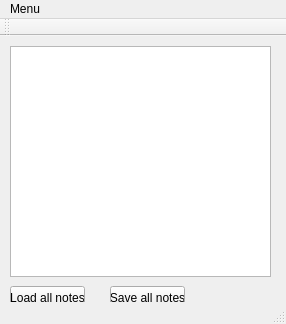
<?xml version="1.0" encoding="UTF-8"?>
<ui version="4.0">
 <class>MainWindowClass</class>
 <widget class="QMainWindow" name="MainWindowClass">
  <property name="geometry">
   <rect>
    <x>0</x>
    <y>0</y>
    <width>286</width>
    <height>324</height>
   </rect>
  </property>
  <property name="sizePolicy">
   <sizepolicy hsizetype="Ignored" vsizetype="Ignored">
    <horstretch>0</horstretch>
    <verstretch>0</verstretch>
   </sizepolicy>
  </property>
  <property name="focusPolicy">
   <enum>Qt::StrongFocus</enum>
  </property>
  <property name="windowTitle">
   <string>Note manager</string>
  </property>
  <property name="tabShape">
   <enum>QTabWidget::Rounded</enum>
  </property>
  <widget class="QWidget" name="centralWidget">
   <widget class="QPushButton" name="LoadAllNotes">
    <property name="geometry">
     <rect>
      <x>10</x>
      <y>250</y>
      <width>75</width>
      <height>23</height>
     </rect>
    </property>
    <property name="text">
     <string>Load all notes</string>
    </property>
   </widget>
   <widget class="QPushButton" name="SaveAllNotes">
    <property name="geometry">
     <rect>
      <x>110</x>
      <y>250</y>
      <width>75</width>
      <height>23</height>
     </rect>
    </property>
    <property name="text">
     <string>Save all notes</string>
    </property>
   </widget>
   <widget class="QListWidget" name="listWidget">
    <property name="geometry">
     <rect>
      <x>10</x>
      <y>10</y>
      <width>261</width>
      <height>231</height>
     </rect>
    </property>
   </widget>
  </widget>
  <widget class="QMenuBar" name="menuBar">
   <property name="geometry">
    <rect>
     <x>0</x>
     <y>0</y>
     <width>286</width>
     <height>21</height>
    </rect>
   </property>
   <widget class="QMenu" name="menuMenu">
    <property name="title">
     <string>Menu</string>
    </property>
    <addaction name="actionCreate_new_note"/>
   </widget>
   <addaction name="menuMenu"/>
  </widget>
  <widget class="QToolBar" name="mainToolBar">
   <attribute name="toolBarArea">
    <enum>TopToolBarArea</enum>
   </attribute>
   <attribute name="toolBarBreak">
    <bool>false</bool>
   </attribute>
  </widget>
  <widget class="QStatusBar" name="statusBar"/>
  <action name="actionCreate_new_note">
   <property name="text">
    <string>Create new note</string>
   </property>
  </action>
 </widget>
 <layoutdefault spacing="6" margin="11"/>
 <resources>
  <include location="mainwindow.qrc"/>
 </resources>
 <connections/>
</ui>
